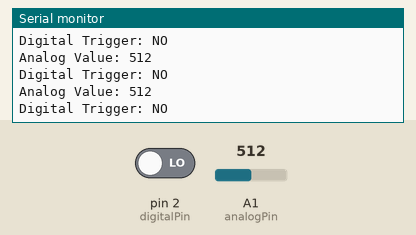
Bench run of a sketch on a simulated Arduino Uno, built with avr-gcc and run on an emulated ATmega328P. On the bench: the last lines printed to the serial monitor. The inputs (shaded band) are chosen by the test bench; at power-on: pin 2 (digitalPin) LOW, A1 (analogPin) = 512.

Above: at 1.3 s.
1.4 s: pin 2 (digitalPin) driven HIGH
At 1.82 s:
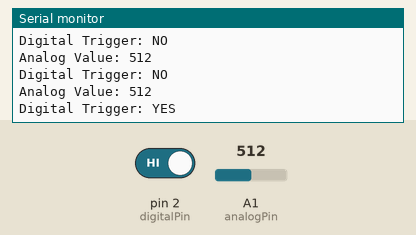
3.5 s: A1 (analogPin) set to 716
At 3.82 s:
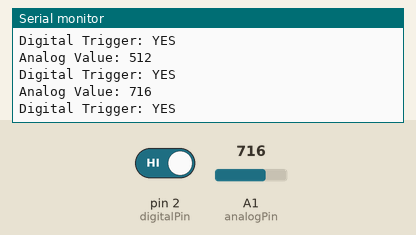
5.0 s: A1 (analogPin) set to 900
At 5.32 s:
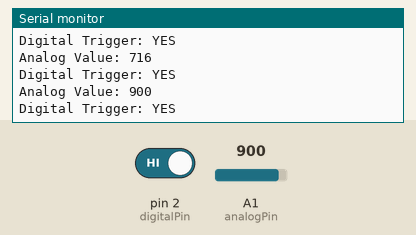
Timing chart, 0 to 8.0 s (numbered marks = the images above; inputs shaded):
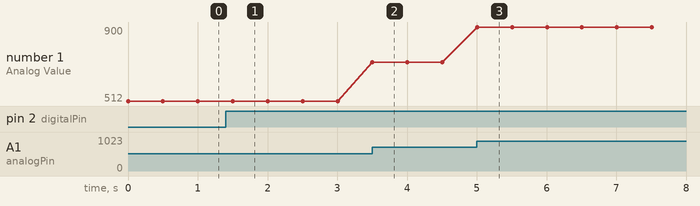

Measured:
- after the input at 1.4 s, the serial monitor: prints a new line after 0.12 s (image 1)
- after the input at 3.5 s, the serial monitor: prints a new line at once (image 2)
- after the input at 5.0 s, the serial monitor: prints a new line at once (image 3)
- plotted number 1: 512 → 716 after the input at 3.5 s, 716 → 900 after the input at 5.0 s

The sketch:

MicrophoneSerialMonitor.ino
```cpp
const int analogPin = A1; // Pin where analog output is connected
const int digitalPin = 2; // Pin where digital output is connected

void setup() {
    Serial.begin(9600); // Initialize serial communication at 9600 baud rate
    pinMode(digitalPin, INPUT); // Set digital pin as input
}

void loop() {
    // Read and print the analog value
    int analogValue = analogRead(analogPin);
    Serial.print("Analog Value: ");
    Serial.println(analogValue);

    // Read and print the digital value
    int digitalValue = digitalRead(digitalPin);
    Serial.print("Digital Trigger: ");
    Serial.println(digitalValue ? "YES" : "NO");

    delay(500); // Wait half a second for the next reading
}
```
